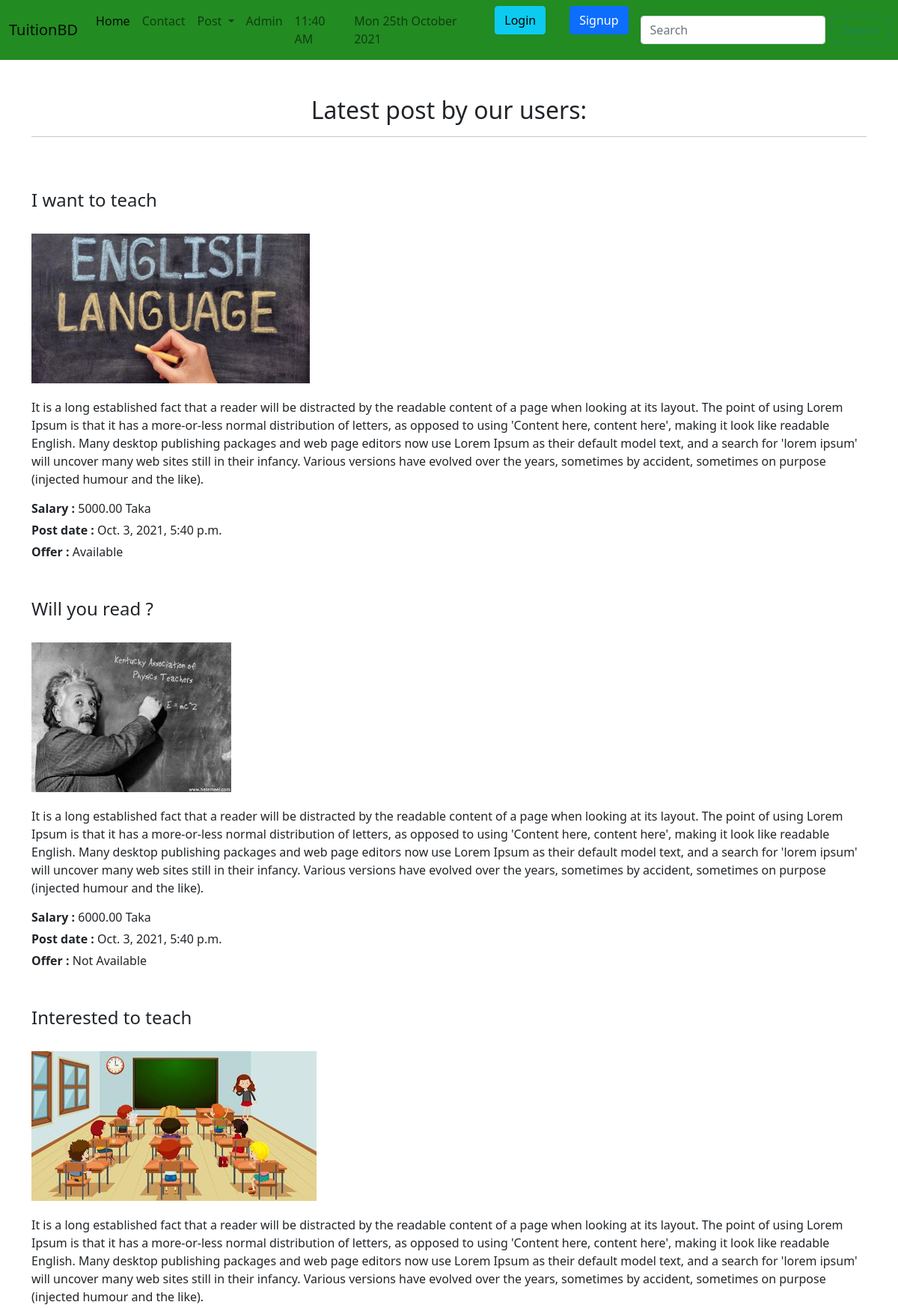
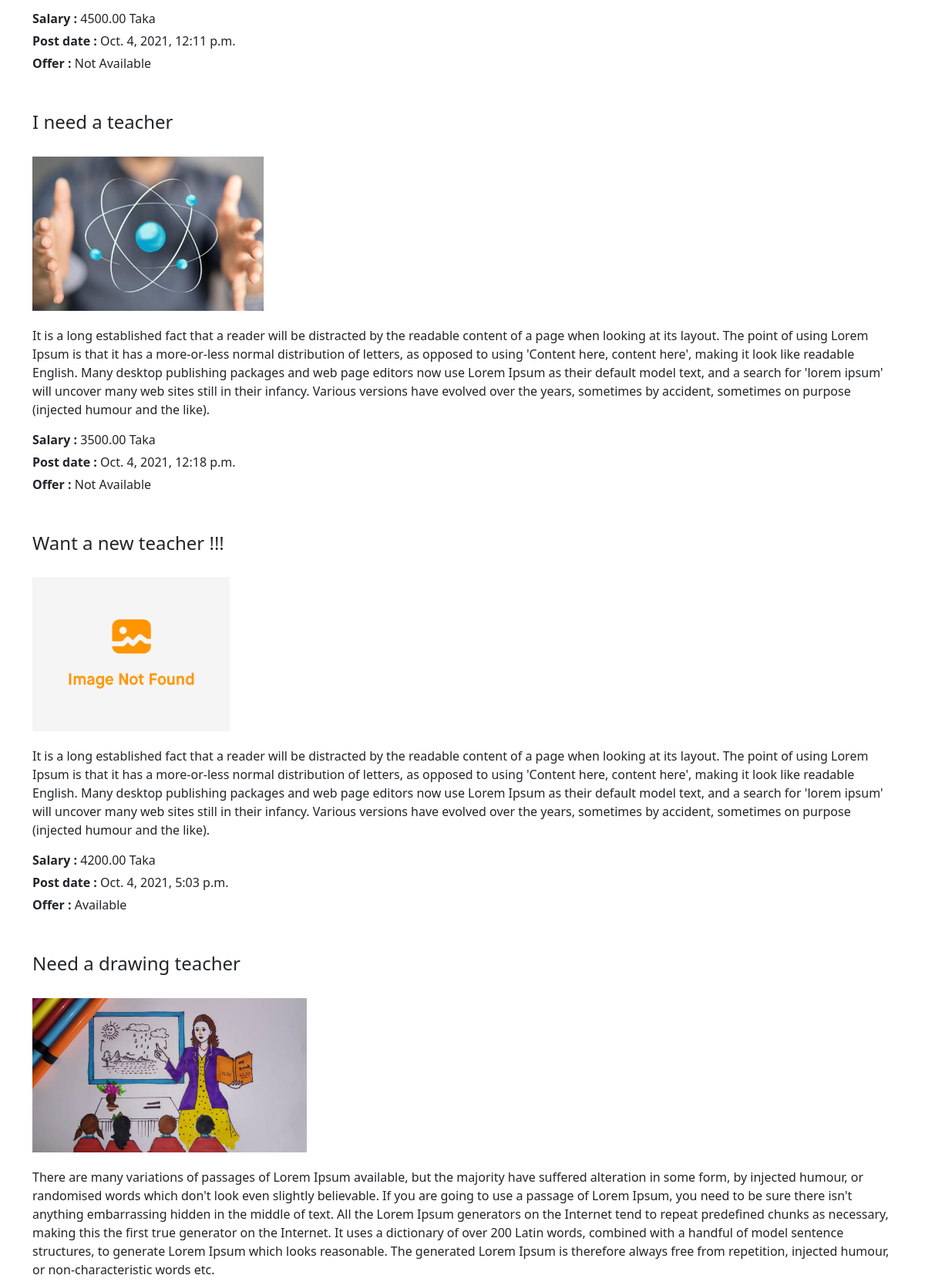
Page /post/ (upper part) on the committed database (2 pictures, top to bottom).
### myapp/models.py (models this page shows, shortened)
class Post(models.Model):
    CATEGORY = (
        ('Teacher', 'Teacher'),
        ('Student', 'Student'),
    )
    MEDIUM = (
        ('Bangla', 'Bangla'),
        ('English', 'English'),
        ('Urdu', 'Urdu'),
        ('Turkey', 'Turkey'),
    )
    user = models.ForeignKey(User, on_delete=models.CASCADE, blank=True, null=True)
    id = models.AutoField(primary_key=True)
    title = models.CharField(max_length=100)
    slug = models.CharField(max_length=100, default=title)
    email = models.EmailField()
    salary = models.FloatField()
    details = models.TextField()
    available = models.BooleanField()
    category = models.CharField(max_length=100, choices=CATEGORY)
    created_at = models.DateTimeField(default=now)
    image = models.ImageField(default='/myapp/images/default.jpg', upload_to='myapp/images')
    medium = MultiSelectField(max_length=150, choices=MEDIUM, max_choices=5, default='Bangla')
    subject = models.ManyToManyField(Subject, related_name='subject_set')
    class_in = models.ManyToManyField(Class_in, related_name='class_set')

### myapp/views.py (the view)
# urls.py: path('post/', post, name='post'),
def post(request):
    post = Post.objects.all()
    contex = {'post': post}
    return render(request, 'post.html', contex)

### templates/post.html (shortened to what this page needs)
{% extends 'basic.html' %}
{% block content %}
    <h2 class="mt-5" style="display: flex; justify-content: center;">Latest post by our users:</h2>
    <hr style="margin-bottom: 70px">
    {% for p in post %}
        <div class="latest-post" style="margin-bottom: 50px">
            <h4 style="margin-bottom: 30px">{{ p.title }}</h4>
            <img src="{{ p.image.url }}" alt="" style="margin-bottom: 20px; max-width: 381px; max-height: 200px">
            <p style="margin-bottom: 15px">{{ p.details }}</p>
            <p  style="margin-bottom: 5px"><span class="salary"><b>Salary : </b></span> <span>{{ p.salary | floatformat:2 }} Taka</span></p>
            <p style="margin-bottom: 5px"><b>Post date : </b> {{ p.created_at }}</p>
            {% if p.available == True %}
                <p><b>Offer : </b> Available</p>
            {% else %}
                <p><b>Offer : </b> Not Available</p>
            {% endif %}
        </div>
    {% endfor %}
{% endblock %}

### templates/basic.html (shortened to what this page needs)
<!doctype html>
<html lang="en">
<head>
    <link href="https://cdn.jsdelivr.net/npm/bootstrap@5.1.1/dist/css/bootstrap.min.css" rel="stylesheet"
>
</head>
<body>
<nav class="navbar navbar-expand-lg navbar-light bg-light" style="background: forestgreen !important;">
    <div class="container-fluid">
        <a class="navbar-brand" href="{% url 'home' %}">TuitionBD</a>
        <div class="collapse navbar-collapse" id="navbarSupportedContent">
            <ul class="navbar-nav me-auto mb-2 mb-lg-0">
                <li class="nav-item">
                    <a class="nav-link active" aria-current="page" href="{% url 'home' %}">Home</a>
                </li>
                <li class="nav-item">
                    <a class="nav-link" href="{% url 'contact' %}">Contact</a>
                </li>
                <li class="nav-item dropdown">
                    <a class="nav-link dropdown-toggle" href="#" id="navbarDropdown" role="button"
                       data-bs-toggle="dropdown" aria-expanded="false">
                        Post
                    </a>
                </li>
                <li class="nav-item">
                    <a href="/admin/" class="nav-link" target="_blank">Admin</a>
                </li>
                <li class="nav-item">
                    <a href="" class="nav-link">{% now 'h:i A' %}</a>
                </li>
                <li class="nav-item">
                    <a href="" class="nav-link">{% now 'D jS F Y' %}</a>
                </li>
                {% if user.is_authenticated %}
                    <li class="nav-item">
                        <a href="{% url 'logout' %}" class="btn btn-warning mx-3">Logout</a>
                    </li>
                {% else %}
                    <li class="nav-item">
                        <a href="{% url 'login' %}" class="btn btn-info mx-3">Login</a>
                    </li>
                    <li class="nav-item">
                        <a href="{% url 'signup' %}" class="btn btn-primary mx-3">Signup</a>
                    </li>
                {% endif %}
            </ul>
            <form class="d-flex">
                <input class="form-control me-2" type="search" placeholder="Search" aria-label="Search">
                <button class="btn btn-outline-success" type="submit">Search</button>
            </form>
        </div>
    </div>
</nav>
<div class="container">
    {% block content %}
    {% endblock %}
</div>
</body>
</html>

### rows in the picture
Post: title "I want to teach", image (picture), details "It is a long established fact that a reader will be distracted by the readable content of a page when looking at its layout. The point of using Lorem Ipsum is that it has a more-or-less normal distribution of letters, as opposed to using 'Content here, content here', making it look like readable English. Many desktop publishing packages and web page editors now use Lorem Ipsum as their default model text, and a search for 'lorem ipsum' will uncover many web sites still in their infancy. Various versions have evolved over the years, sometimes by accident, sometimes on purpose (injected humour and the like).", salary "5000.00", created_at "Oct. 3, 2021, 5:40 p.m.", shows "Offer :", available "Available"
Post: title "Will you read ?", image (picture), details "It is a long established fact that a reader will be distracted by the readable content of a page when looking at its layout. The point of using Lorem Ipsum is that it has a more-or-less normal distribution of letters, as opposed to using 'Content here, content here', making it look like readable English. Many desktop publishing packages and web page editors now use Lorem Ipsum as their default model text, and a search for 'lorem ipsum' will uncover many web sites still in their infancy. Various versions have evolved over the years, sometimes by accident, sometimes on purpose (injected humour and the like).", salary "6000.00", created_at "Oct. 3, 2021, 5:40 p.m.", shows "Offer :", available "Not Available"
Post: title "Interested to teach", image (picture), details "It is a long established fact that a reader will be distracted by the readable content of a page when looking at its layout. The point of using Lorem Ipsum is that it has a more-or-less normal distribution of letters, as opposed to using 'Content here, content here', making it look like readable English. Many desktop publishing packages and web page editors now use Lorem Ipsum as their default model text, and a search for 'lorem ipsum' will uncover many web sites still in their infancy. Various versions have evolved over the years, sometimes by accident, sometimes on purpose (injected humour and the like).", salary "4500.00", created_at "Oct. 4, 2021, 12:11 p.m.", shows "Offer :", available "Not Available"
Post: title "I need a teacher", image (picture), details "It is a long established fact that a reader will be distracted by the readable content of a page when looking at its layout. The point of using Lorem Ipsum is that it has a more-or-less normal distribution of letters, as opposed to using 'Content here, content here', making it look like readable English. Many desktop publishing packages and web page editors now use Lorem Ipsum as their default model text, and a search for 'lorem ipsum' will uncover many web sites still in their infancy. Various versions have evolved over the years, sometimes by accident, sometimes on purpose (injected humour and the like).", salary "3500.00", created_at "Oct. 4, 2021, 12:18 p.m.", shows "Offer :", available "Not Available"
Post: title "Want a new teacher !!!", image (placeholder picture), details "It is a long established fact that a reader will be distracted by the readable content of a page when looking at its layout. The point of using Lorem Ipsum is that it has a more-or-less normal distribution of letters, as opposed to using 'Content here, content here', making it look like readable English. Many desktop publishing packages and web page editors now use Lorem Ipsum as their default model text, and a search for 'lorem ipsum' will uncover many web sites still in their infancy. Various versions have evolved over the years, sometimes by accident, sometimes on purpose (injected humour and the like).", salary "4200.00", created_at "Oct. 4, 2021, 5:03 p.m.", shows "Offer :", available "Available"
Post: title "Need a drawing teacher", image (placeholder picture), details "There are many variations of passages of Lorem Ipsum available, but the majority have suffered alteration in some form, by injected humour, or randomised words which don't look even slightly believable. If you are going to use a passage of Lorem Ipsum, you need to be sure there isn't anything embarrassing hidden in the middle of text. All the Lorem Ipsum generators on the Internet tend to repeat predefined chunks as necessary, making this the first true generator on the Internet. It uses a dictionary of over 200 Latin words, combined with a handful of model sentence structures, to generate Lorem Ipsum which looks reasonable. The generated Lorem Ipsum is therefore always free from…"
